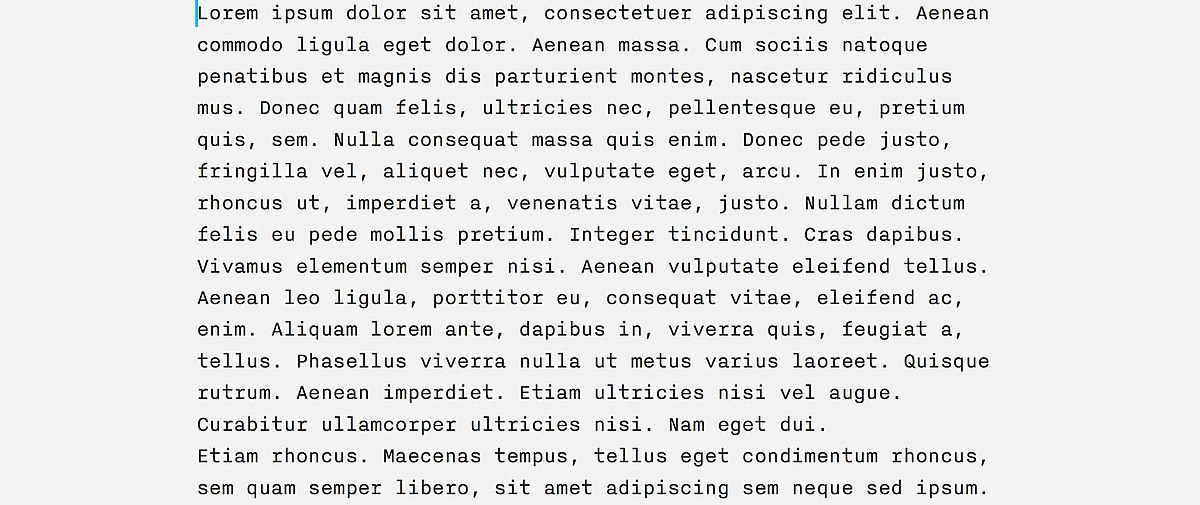
#> input picture SampleImages/lorem.jpg, 1200 x 505 px
$ python test3.py
#> lines starting #> are read from the running program, lines starting #| are printed output that depends on the picture; after the words box and inside, x2 and y2 are one past the last pixel; in counts of white or black regions, pixels touching at a corner belong together
import pytesseract
import cv2

img = cv2.imread(r'../SampleImages/lorem.jpg', 1)
#> img is the input picture: shape (505, 1200, 3); mean B, G, R 228.1, 228.2, 228.2

gray_img = cv2.cvtColor(img, cv2.COLOR_BGR2GRAY)

cv2.imshow('My Pic', gray_img)

cv2.waitKey(0)

h, w, c = img.shape
#> h = 505; w = 1200; c = 3

print(h, w, c);
#| 505 1200 3


cv2.destroyAllWindows()

threshold_img = cv2.threshold(gray_img, 0, 255, cv2.THRESH_BINARY | cv2.THRESH_OTSU)[1]
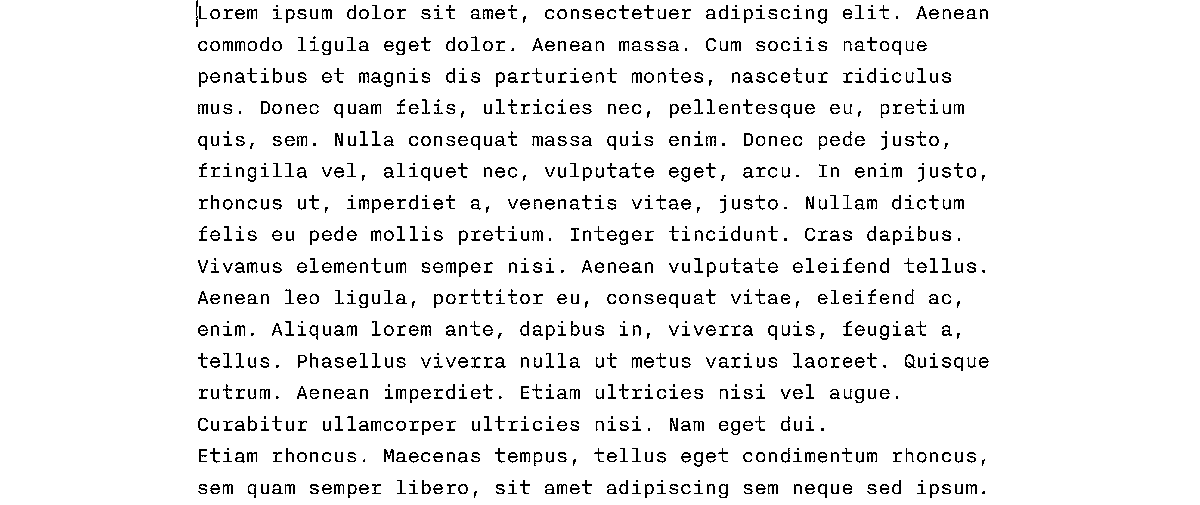
#> threshold_img: shape (505, 1200); 93.6% white; black in thin lines or dots, all inside (x1, y1, x2, y2) = (196, 0, 989, 498)

custom_config = r'--oem 3 --psm 6'
#> (the run stopped early here; a loop or call above may not have finished)
